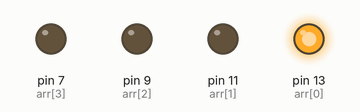
This sketch was run on a simulated Arduino Uno, built with avr-gcc and run on an emulated ATmega328P. Parts: output pins drawn as LEDs (lit = HIGH).

Above: at 0.02 s.
At 0.72 s:
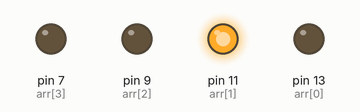
At 1.32 s:
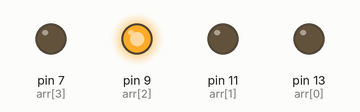
At 2.6 s:
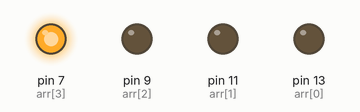
Timing chart, 0 to 3.0 s (numbered marks = the images above):
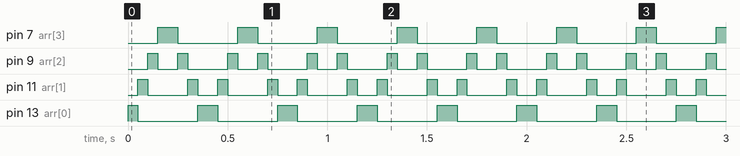

The sketch:

Array_LED.ino
```cpp
/* In the example, we are using array to turning on our LEDs
 */

int arr[] = {13, 11, 9, 7}; //Create an array for LEDs' pin
int count = 4;
int current;


void setup() {
  for (current = 0; current < count ; current++)
  {
    pinMode(arr[current], OUTPUT);
  }
}

/* You can initialize you pins one by one in void setup();
 *
 */

void loop() {

  for (current = 0; current < count ; current++)
  {
    digitalWrite(arr[current], HIGH);
    delay(50);
    digitalWrite(arr[current], LOW);
  }

  for (current = 3; current >= 0 ; current--)
  {
    digitalWrite(arr[current], HIGH);
    delay(50);
    digitalWrite(arr[current], LOW);
  }
}
/* The LED will turn on and off one by one in the for loop.
 *
 */
```

Measured:
- by itself, pin 7 (arr[3]), pin 13 (arr[0]): alternates HIGH for 0.10 s and LOW for 0.30 s
- by itself, pin 9 (arr[2]): repeats every 0.40 s: LOW 0.10 s, HIGH 0.05 s, LOW 0.20 s, HIGH 0.05 s
- by itself, pin 11 (arr[1]): repeats every 0.40 s: LOW 0.20 s, HIGH 0.05 s, LOW 0.10 s, HIGH 0.05 s
